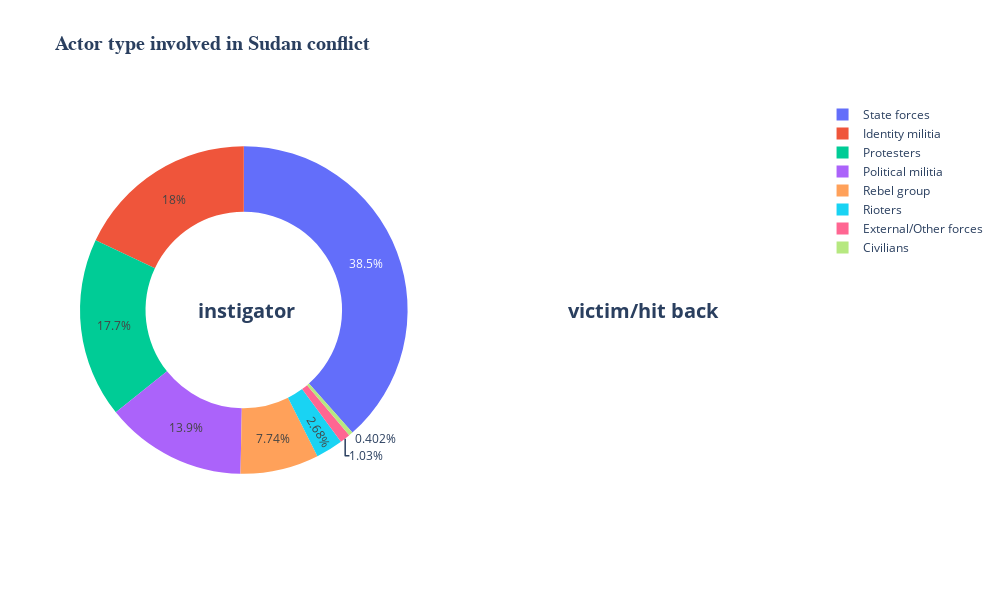

The cell this chart's notebook holds for it:
### Markdown cell above
_The bar chart shows that state forces are the leading source of violent conflict in Sudan_.

### Code cell
# Create subplots
fig = make_subplots(rows=1, cols=2, specs=[[{'type':'domain'}, {'type':'domain'}]])

# Add pie charts to subplots
fig.add_trace(go.Pie(labels=actor_type1.index, values=actor_type1, name="Actor type1"), 1, 1)
#fig.add_trace(go.Pie(labels=actor_type2.index, values=actor_type2, name="Actor type2"), 1, 2)

# Update traces to create donut-like pie charts
fig.update_traces(hole=.6, hoverinfo="label+percent+name")

# Update layout with title and annotations
fig.update_layout(
    title="<b> Actor type involved in Sudan conflict<b>",
    titlefont={'color':None, 'size': 20, 'family': 'San-Serif'},
    height=600,
    width=1000,
    annotations=[
        dict(text='<b>instigator', x=0.16, y=0.5, font_size=20, showarrow=False),
        dict(text='<b>victim/hit back', x=0.88, y=0.5, font_size=20, showarrow=False)
    ]
)

# Show the plot
fig.show()

### Figure 1 — Plotly figure (JSON) as saved in the notebook; plotly's stock layout.template omitted (floating-point values rounded to 4 significant figures)
{"data": [{"domain": {"x": [0, 0.45], "y": [0, 1]}, "hole": 0.6, "hoverinfo": "label+percent+name", "labels": ["State forces", "Identity militia", "Protesters", "Political militia", "Rebel group", "Rioters", "External/Other forces", "Civilians"], "name": "Actor type1", "type": "pie", "values": [13484, 6309, 6218, 4889, 2715, 941, 360, 141]}], "layout": {"annotations": [{"font": {"size": 20}, "showarrow": false, "text": "<b>instigator", "x": 0.16, "y": 0.5}, {"font": {"size": 20}, "showarrow": false, "text": "<b>victim/hit back", "x": 0.88, "y": 0.5}], "height": 600, "title": {"font": {"family": "San-Serif", "size": 20}, "text": "<b> Actor type involved in Sudan conflict<b>"}, "width": 1000}}
